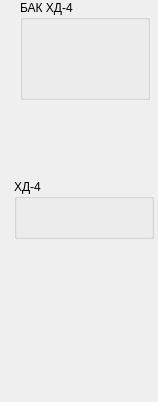
  <widget class="QWidget" name="dgroup_7" native="true">
   <property name="geometry">
    <rect>
     <x>440</x>
     <y>10</y>
     <width>158</width>
     <height>402</height>
    </rect>
   </property>
   <widget class="DoserPanel" name="cpanel_4">
    <property name="geometry">
     <rect>
      <x>20</x>
      <y>0</y>
      <width>130</width>
      <height>100</height>
     </rect>
    </property>
    <property name="title">
     <string>БАК ХД-4</string>
    </property>
    <property name="precision">
     <number>3</number>
    </property>
   </widget>
   <widget class="Animation" name="dosator_8">
    <property name="geometry">
     <rect>
      <x>42</x>
      <y>182</y>
      <width>86</width>
      <height>131</height>
     </rect>
    </property>
    <property name="contextMenuPolicy">
     <enum>Qt::CustomContextMenu</enum>
    </property>
    <property name="source">
     <url>
      <string>qrc:/concrete/dadditions.mng</string>
     </url>
    </property>
    <property name="playbackHints">
     <set>Animation::Bounce</set>
    </property>
    <widget class="QPushButton" name="dopen_10">
     <property name="geometry">
      <rect>
       <x>27</x>
       <y>60</y>
       <width>32</width>
       <height>32</height>
      </rect>
     </property>
     <property name="text">
      <string/>
     </property>
     <property name="checkable">
      <bool>true</bool>
     </property>
     <property name="flat">
      <bool>true</bool>
     </property>
     <property name="style" stdset="0">
      <string>open</string>
     </property>
    </widget>
   </widget>
   <widget class="Animation" name="container_13">
    <property name="geometry">
     <rect>
      <x>7</x>
      <y>90</y>
      <width>84</width>
      <height>82</height>
     </rect>
    </property>
    <property name="contextMenuPolicy">
     <enum>Qt::CustomContextMenu</enum>
    </property>
    <property name="source">
     <url>
      <string>qrc:/concrete/pump.mng</string>
     </url>
    </property>
    <widget class="QPushButton" name="open_14">
     <property name="geometry">
      <rect>
       <x>29</x>
       <y>27</y>
       <width>32</width>
       <height>32</height>
      </rect>
     </property>
     <property name="text">
      <string/>
     </property>
     <property name="flat">
      <bool>true</bool>
     </property>
     <property name="style" stdset="0">
      <string>open</string>
     </property>
    </widget>
   </widget>
   <widget class="Animation" name="animation_10">
    <property name="geometry">
     <rect>
      <x>69</x>
      <y>308</y>
      <width>32</width>
      <height>95</height>
     </rect>
    </property>
    <property name="source">
     <url>
      <string>qrc:/concrete/water-rain.mng</string>
     </url>
    </property>
    <property name="playbackHints">
     <set>Animation::Ceaseless</set>
    </property>
   </widget>
   <widget class="DosatorPanel" name="dpanel_8">
    <property name="geometry">
     <rect>
      <x>14</x>
      <y>179</y>
      <width>140</width>
      <height>60</height>
     </rect>
    </property>
    <property name="title">
     <string>ХД-4</string>
    </property>
    <property name="weight">
     <double>0.000000000000000</double>
    </property>
    <property name="precision">
     <number>3</number>
    </property>
   </widget>
   <widget class="Animation" name="container_14">
    <property name="geometry">
     <rect>
      <x>85</x>
      <y>112</y>
      <width>42</width>
      <height>42</height>
     </rect>
    </property>
    <property name="contextMenuPolicy">
     <enum>Qt::CustomContextMenu</enum>
    </property>
    <property name="source">
     <url>
      <string>qrc:/concrete/valve.mng</string>
     </url>
    </property>
    <property name="playbackHints">
     <set>Animation::Bounce</set>
    </property>
   </widget>
   <widget class="QPushButton" name="open_15">
    <property name="geometry">
     <rect>
      <x>126</x>
      <y>117</y>
      <width>32</width>
      <height>32</height>
     </rect>
    </property>
    <property name="text">
     <string/>
    </property>
    <property name="flat">
     <bool>true</bool>
    </property>
    <property name="style" stdset="0">
     <string>open</string>
    </property>
   </widget>
   <widget class="QPushButton" name="ack_4">
    <property name="geometry">
     <rect>
      <x>57</x>
      <y>320</y>
      <width>54</width>
      <height>50</height>
     </rect>
    </property>
    <property name="text">
     <string/>
    </property>
    <property name="icon">
     <iconset resource="../resources/concrete.qrc">
      <normaloff>:/concrete/attention.png</normaloff>:/concrete/attention.png</iconset>
    </property>
    <property name="iconSize">
     <size>
      <width>48</width>
      <height>48</height>
     </size>
    </property>
    <property name="flat">
     <bool>true</bool>
    </property>
   </widget>
   <zorder>dosator_8</zorder>
   <zorder>container_13</zorder>
   <zorder>animation_10</zorder>
   <zorder>dpanel_8</zorder>
   <zorder>container_14</zorder>
   <zorder>open_15</zorder>
   <zorder>cpanel_4</zorder>
   <zorder>ack_4</zorder>
  </widget>
